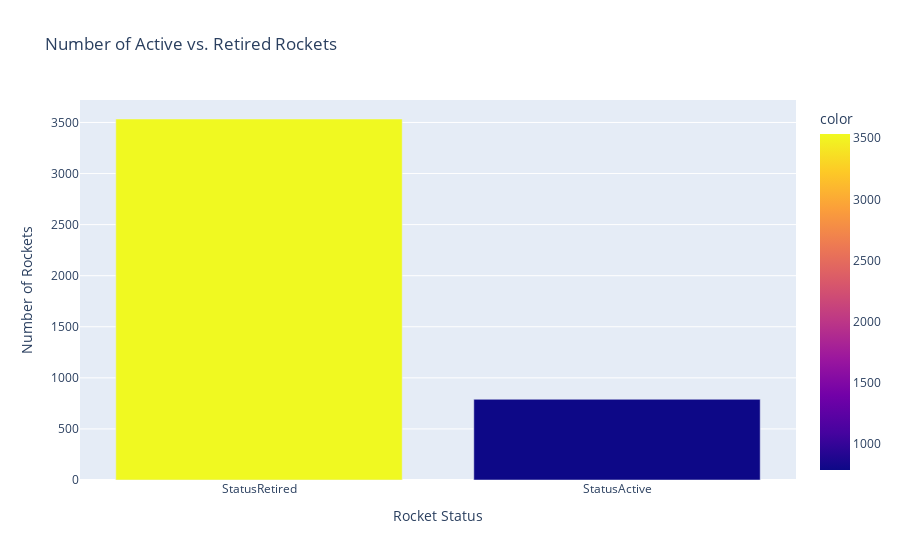

Notebook cell for this chart:
### Markdown cell above
3534 out of 4324 rockets are required.

### Code cell
bar = px.bar(
    x=df_ar.index,
    y=df_ar.values,
    color=df_ar.values,
    title="Number of Active vs. Retired Rockets",
)
bar.update_layout(xaxis_title="Rocket Status", yaxis_title="Number of Rockets")
bar.show()

### Figure 1 — Plotly figure (JSON) as saved in the notebook; plotly's stock layout.template omitted (floating-point values rounded to 4 significant figures)
{"data": [{"alignmentgroup": "True", "hovertemplate": "x=%{x}<br>y=%{y}<br>color=%{marker.color}<extra></extra>", "legendgroup": "", "marker": {"color": [3534, 790], "coloraxis": "coloraxis", "pattern": {"shape": ""}}, "name": "", "offsetgroup": "", "orientation": "v", "showlegend": false, "textposition": "auto", "type": "bar", "x": ["StatusRetired", "StatusActive"], "xaxis": "x", "y": [3534, 790], "yaxis": "y"}], "layout": {"autosize": true, "barmode": "relative", "coloraxis": {"colorbar": {"title": {"text": "color"}}, "colorscale": [[0, "#0d0887"], [0.1111, "#46039f"], [0.2222, "#7201a8"], [0.3333, "#9c179e"], [0.4444, "#bd3786"], [0.5556, "#d8576b"], [0.6667, "#ed7953"], [0.7778, "#fb9f3a"], [0.8889, "#fdca26"], [1, "#f0f921"]]}, "legend": {"tracegroupgap": 0}, "title": {"text": "Number of Active vs. Retired Rockets"}, "xaxis": {"anchor": "y", "autorange": true, "domain": [0, 1], "range": [-0.5, 1.5], "title": {"text": "Rocket Status"}, "type": "category"}, "yaxis": {"anchor": "x", "autorange": true, "domain": [0, 1], "range": [0, 3720], "title": {"text": "Number of Rockets"}, "type": "linear"}}}
